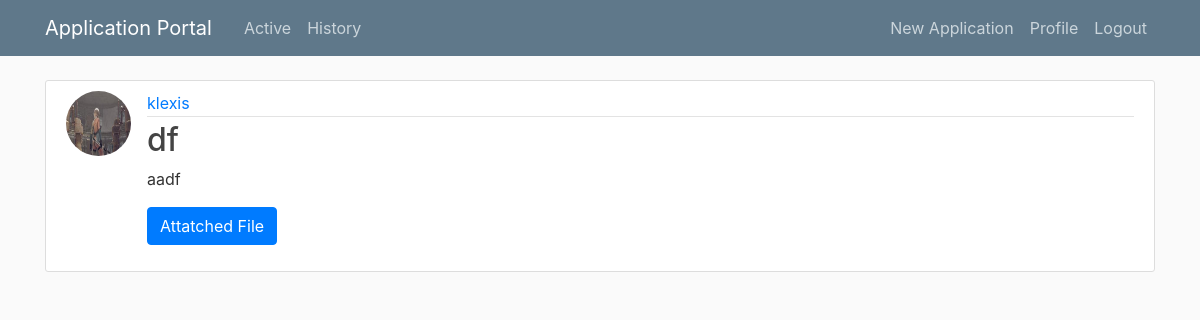
The page /application/2/ (signed in) on the database its author committed.
### blog/models.py (models this page shows, shortened)
class Application(models.Model):
    title = models.CharField(max_length=100)
    content = models.TextField()
    status = models.TextField()
    attached_file = models.FileField(default='defaultFile.png', upload_to='attached_files')
    date_applied = models.DateTimeField(default=timezone.now)
    author = models.ForeignKey(User, on_delete=models.CASCADE)
    receiver1 = models.EmailField(max_length=100)
    receiver2 = models.EmailField(max_length=100)
    done = models.BooleanField(default=False)
    def attatched_file_link(self):
        if self.attached_file:
            return (self.attached_file.url)
        else:
            return "No attachment"

### users/models.py (models this page shows, shortened)
class Profile(models.Model):
    user = models.OneToOneField(User, on_delete=models.CASCADE)
    image = models.ImageField(default='default.jpg', upload_to='profile_pics')
    is_staff = models.BooleanField(default=False)

### blog/views.py (the view)
# urls.py: path('application/<int:pk>/', views.ApplicationDetailView.as_view(), name='application-detail'),
class ApplicationDetailView(LoginRequiredMixin, DetailView):
    model = Application

### blog/templates/blog/application_detail.html (shortened to what this page needs)
{% extends 'blog/base.html' %}
{% block content %}
{% if object.author == user %}
        <article class="media content-section">
            <img class="rounded-circle article-img" src="{{ object.author.profile.image.url }}">
              <div class="media-body">
                <div class="article-metadata">
                  <a class="mr-2" href="#">{{ object.author }}</a>
                </div>
                <h2 class="article-title">{{ object.title }}</h2>
                <p class="article-content">{{ object.content }}</p>
                  <a class="btn btn-primary" href = {{object.attatched_file_link}}>Attatched File</a>
              </div>
        </article>
{% endif %}
{% endblock content %}

### blog/static/blog/main.css (style rules this page uses)
body { background: #fafafa; color: #333333; margin-top: 5rem; }
h1, h2, h3, h4, h5, h6 { color: #444444; }
.content-section { background: #ffffff; padding: 10px 20px; border: 1px solid #dddddd; border-radius: 3px; margin-bottom: 20px; }
.article-title { color: #444444; }
.article-content { white-space: pre-line; }
.article-img { height: 65px; width: 65px; margin-right: 16px; }
.article-metadata { padding-bottom: 1px; margin-bottom: 4px; border-bottom: 1px solid #e3e3e3 }

### rows shown on the page
Application: author.profile.image (placeholder picture), author "klexis", title "df", content "aadf"
